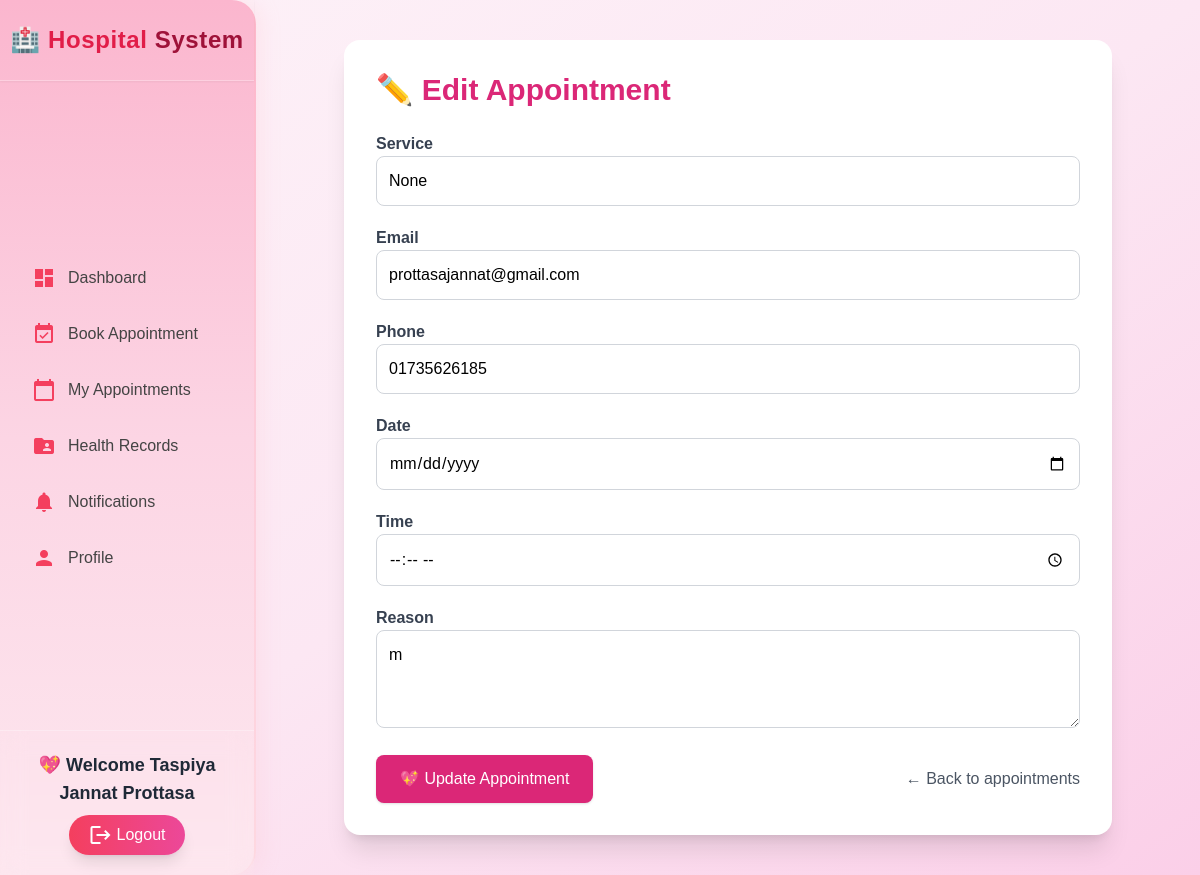
The app's page /patients/appointments/edit/2/ (signed in) with its own data.
### accounts/models.py (models this page shows, shortened)
class UserProfile(models.Model):
    USER_TYPE_CHOICES = (('patient', 'Patient'), ('doctor', 'Doctor'))
    username = models.CharField(max_length=150, unique=True)
    current_role = models.CharField(max_length=20, choices=[("doctor","Doctor"),("patient","Patient")], default="patient")
    email = models.EmailField(unique=True)
    name = models.CharField(max_length=255)
    password = models.CharField(max_length=256)
    user_type = models.CharField(max_length=10, choices=USER_TYPE_CHOICES)
    phone = models.CharField(max_length=15, blank=True, null=True)
    age = models.IntegerField(blank=True, null=True)
    address = models.TextField(blank=True, null=True)
    specialization = models.CharField(max_length=100, blank=True, null=True)
    license = models.CharField(max_length=50, blank=True, null=True)
    gender = models.CharField(max_length=10, blank=True, null=True)
    blood_group = models.CharField(max_length=3, blank=True, null=True)
    bio = models.TextField(blank=True, null=True)
    profile_pic = models.ImageField(upload_to="profiles/", blank=True, null=True)
    created_at = models.DateTimeField(auto_now_add=True)
    visit_fee = models.CharField(max_length=50, blank=True, null=True)
    objects = UserManager()

### doctors/models.py (models this page shows, shortened)
class Appointment(models.Model):
    doctor = models.ForeignKey(
        UserProfile,
        on_delete=models.CASCADE,
        related_name="appointments_by_doctor",
        limit_choices_to={'user_type': 'doctor'}
    )
    patient = models.ForeignKey(
        UserProfile,
        on_delete=models.CASCADE,
        related_name="appointments_by_patient",
        limit_choices_to={'user_type': 'patient'}
    )
    date = models.DateField(default=timezone.now)
    time = models.TimeField(default=timezone.now)
    phone = models.CharField(max_length=15)
    email = models.EmailField()
    service = models.CharField(max_length=100, blank=True, null=True)
    reason = models.TextField(blank=True, null=True)
    notes = models.TextField(blank=True, null=True)
    created_at = models.DateTimeField(default=timezone.now)
    status = models.CharField(
        max_length=20,
        choices=[('Pending', 'Pending'), ('Confirmed', 'Confirmed'),
                 ('Completed', 'Completed'), ('Cancelled', 'Cancelled')],
        default='Pending'
    )

### patients/views.py (the view)
    def wrapper(request, *args, **kwargs):
        user = get_session_user(request)
        if not user:
            messages.warning(request, "Please login first.")
            return redirect("LogInSignUppage")
        return func(request, *args, **kwargs)

### doctors/context_processors.py (called while the page is built)
def doctor_context(request):
    user_id = request.session.get("user_id")
    if not user_id:
        return {}
    try:
        doctor = UserProfile.objects.get(id=user_id, user_type="doctor")
        return {"doctor": doctor}
    except UserProfile.DoesNotExist:
        return {}

### patients/context_processors.py (called while the page is built)
def patient_context(request):
    user_id = request.session.get("user_id")
    if not user_id:
        return {}
    try:
        patient = UserProfile.objects.get(id=user_id, user_type="patient")
        return {"patient": patient}
    except UserProfile.DoesNotExist:
        return {}

### patients/views.py (called while the page is built, shortened)
def get_session_user(request):
    user_id = request.session.get("user_id")
    if not user_id:
        return None
    try:
        user = UserProfile.objects.get(id=user_id)
        mode = request.session.get("mode")
        if mode == "patient":
            user.user_type = "patient"
        return user
    except UserProfile.DoesNotExist:
        return None

def login_required_view(func):
    def wrapper(request, *args, **kwargs):
        user = get_session_user(request)
        if not user:
            messages.warning(request, "Please login first.")
            return redirect("LogInSignUppage")
        return func(request, *args, **kwargs)
    return wrapper

@login_required_view
def edit_appointment(request, id):
    patient = get_session_user(request)
    appointment = get_object_or_404(Appointment, id=id, patient=patient)
    return render(request, 'edit_appointment.html', {'appointment': appointment})

### patients/templates/edit_appointment.html (shortened to what this page needs)
{% load static %}
<!DOCTYPE html>
<html lang="en">
<head>
<script src="https://cdn.tailwindcss.com"></script>
<link rel="stylesheet" href="https://cdnjs.cloudflare.com/ajax/libs/font-awesome/6.4.2/css/all.min.css">
</head>
<body class="bg-gradient-to-br from-pink-50 via-pink-100 to-pink-200 min-h-screen">
  {% include 'patient_sidebar.html' %}
  <main class="lg:ml-64 p-6 sm:p-10 transition-all duration-300">
    <div class="max-w-3xl mx-auto bg-white rounded-2xl shadow-xl p-8">
      <h1 class="text-3xl font-bold text-pink-600 mb-6">
        ✏️ Edit Appointment
      </h1>
      <form method="POST" class="space-y-5">
        <div>
          <label class="font-semibold text-gray-700">Service</label>
          <input type="text" name="service" value="{{ appointment.service }}"
            class="w-full p-3 rounded-lg border border-gray-300 focus:ring focus:ring-pink-200">
        </div>
        <div>
          <label class="font-semibold text-gray-700">Email</label>
          <input type="email" name="email" value="{{ appointment.email }}"
            class="w-full p-3 rounded-lg border border-gray-300 focus:ring focus:ring-pink-200">
        </div>
        <div>
          <label class="font-semibold text-gray-700">Phone</label>
          <input type="text" name="phone" value="{{ appointment.phone }}"
            class="w-full p-3 rounded-lg border border-gray-300 focus:ring focus:ring-pink-200">
        </div>
        <div>
          <label class="font-semibold text-gray-700">Date</label>
          <input type="date" name="date" value="{{ appointment.date }}"
            class="w-full p-3 rounded-lg border border-gray-300 focus:ring focus:ring-pink-200">
        </div>
        <div>
          <label class="font-semibold text-gray-700">Time</label>
          <input type="time" name="time" value="{{ appointment.time }}"
            class="w-full p-3 rounded-lg border border-gray-300 focus:ring focus:ring-pink-200">
        </div>
        <div>
          <label class="font-semibold text-gray-700">Reason</label>
          <textarea name="reason" rows="3"
            class="w-full p-3 rounded-lg border border-gray-300 focus:ring focus:ring-pink-200">{{ appointment.reason }}</textarea>
        </div>
        <div class="flex items-center justify-between mt-6">
          <button class="bg-pink-600 text-white px-6 py-3 rounded-lg shadow hover:bg-pink-700 transition">
            💖 Update Appointment
          </button>
          <a href="{% url 'my_appointments' %}" class="text-gray-600 hover:text-gray-800">
            ← Back to appointments
          </a>
        </div>
      </form>
    </div>
  </main>
</body>
</html>

### patients/templates/patient_sidebar.html (shortened to what this page needs)
{% load static %}
<!DOCTYPE html>
<html lang="en">
<head>
  <script src="https://cdn.tailwindcss.com"></script>
  <link href="https://cdnjs.cloudflare.com/ajax/libs/font-awesome/6.5.0/css/all.min.css" rel="stylesheet">
</head>
<body class="min-h-screen">
  <aside id="sidebar"
         class="sidebar fixed top-0 left-0 h-full w-64 text-gray-700 flex flex-col justify-between shadow-2xl rounded-r-3xl transform -translate-x-full lg:translate-x-0 transition-all duration-300 z-40">
    <div class="hidden lg:block text-center font-bold text-2xl py-6 border-b border-white/30 shadow-sm tracking-wide">
      🏥 <span class="text-rose-600">Hospital</span><span class="text-rose-800"> System</span>
    </div>
    <ul class="mt-20 lg:mt-6 space-y-2 px-3 overflow-y-auto">
      <li>
        <a href="{% url 'patient_dashboard' %}"
           class="flex items-center px-5 py-3 rounded-xl nav-item {% if request.resolver_match.url_name == 'patient_dashboard' %}active-link{% endif %}">
          <i class="material-icons mr-3 text-rose-500">dashboard</i> Dashboard
        </a>
      </li>
      <li>
        <a href="{% url 'book_appointment' %}"
           class="flex items-center px-5 py-3 rounded-xl nav-item {% if request.resolver_match.url_name == 'book_appointment' %}active-link{% endif %}">
          <i class="material-icons mr-3 text-rose-500">event_available</i> Book Appointment
        </a>
      </li>
      <li>
        <a href="{% url 'my_appointments' %}"
           class="flex items-center px-5 py-3 rounded-xl nav-item {% if request.resolver_match.url_name == 'my_appointments' %}active-link{% endif %}">
          <i class="material-icons mr-3 text-rose-500">calendar_today</i> My Appointments
        </a>
      </li>
      <li>
        <a href="{% url 'health_records' %}"
           class="flex items-center px-5 py-3 rounded-xl nav-item {% if request.resolver_match.url_name == 'health_records' %}active-link{% endif %}">
          <i class="material-icons mr-3 text-rose-500">folder_shared</i> Health Records
        </a>
      </li>
      <li>
        <a href="{% url 'notifications' %}"
           class="flex items-center px-5 py-3 rounded-xl nav-item {% if request.resolver_match.url_name == 'notifications' %}active-link{% endif %}">
          <i class="material-icons mr-3 text-rose-500">notifications</i> Notifications
        </a>
      </li>
      <li>
        <a href="{% url 'patient_profile' %}"
           class="flex items-center px-5 py-3 rounded-xl nav-item {% if request.resolver_match.url_name == 'patient_profile' %}active-link{% endif %}">
          <i class="material-icons mr-3 text-rose-500">person</i> Profile
        </a>
      </li>
    </ul>
    <div class="p-5 text-center border-t border-white/30 backdrop-blur-md">
      <p class="text-lg font-semibold mb-2 text-gray-800">💖 Welcome {{ patient.name }}</p>
      <a href="{% url 'logout' %}"
         class="inline-flex items-center justify-center gap-1 bg-gradient-to-r from-rose-500 to-pink-500 hover:from-rose-600 hover:to-pink-600 text-white px-5 py-2 rounded-full shadow-lg transition-all duration-300 hover:scale-105">
        <i class="material-icons text-sm">logout</i> Logout
      </a>
    </div>
  </aside>
</body>
</html>

### patients/templates/patient_sidebar.html (style rules this page uses)
body { font-family: 'Poppins', sans-serif; background: linear-gradient(to bottom right, #fff0f5, #fef6f9, #fdf4ff); }
.sidebar { background: linear-gradient(180deg, #fbb6ce 0%, #fcd5e4 50%, #fde7ef 100%); box-shadow: 4px 0 20px rgba(255, 192, 203, 0.25); border-right: 2px solid rgba(255, 182, 193, 0.3); transition: all 0.3s ease-in-out; }
.nav-item { transition: all 0.25s ease-in-out; color: #444; }

### records on screen
UserProfile: name "Taspiya Jannat Prottasa"
Appointment: service "None", email "prottasajannat@gmail.com", phone "01735626185", reason "m"
